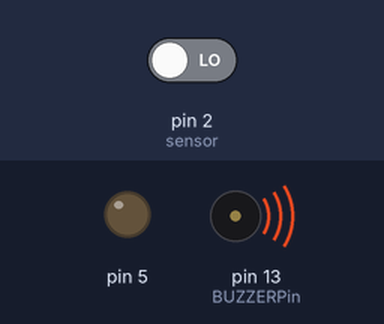
Recording of a sketch running on a simulated Arduino Uno, built with avr-gcc and run on an emulated ATmega328P. On the bench: output pins drawn as LEDs (lit = HIGH), buzzer (waves = sounding, pin HIGH). The inputs (shaded band) are chosen by the test bench; at power-on: pin 2 (sensor) LOW.

Above: at 1.2 s.
1.3 s: pin 2 (sensor) driven HIGH
At 3.0 s:
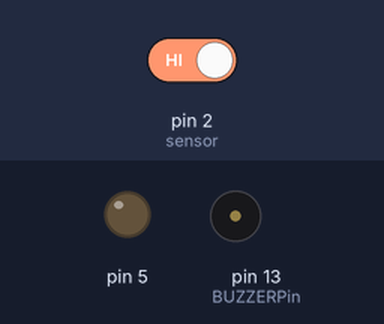
Timing chart, 0 to 9.6 s (numbered marks = the images above; inputs shaded):
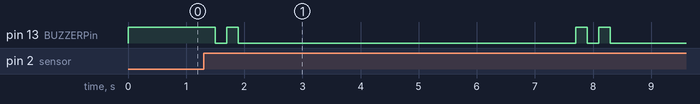

The sketch:

WETHERm.ino
```cpp
int BUZZERPin = 13;   // LED 连接到数字端口13
int sensor = 2;    //传感器连接到数字端口2
//红外热释电运动传感器发出高电平，则被触发
//发出低电平，则其处于休眠状态
int val = 0; //存储传感器输出的数字量
void setup() {
  // put your setup code here, to run once:

 pinMode(BUZZERPin, OUTPUT);      // sets the digital pin as output
  pinMode(sensor, INPUT);       // sets the digital pin as input
  digitalWrite(BUZZERPin,HIGH);    //初始化熄灭灯
  Serial.begin(9600);//设置串行通信的波特率

}
void open_phone()
{

  digitalWrite(BUZZERPin, HIGH);   // turn the LED on (HIGH is the voltage level)
  delay(200);              // wait for a second
  digitalWrite(BUZZERPin, LOW);    // turn the LED off by making the voltage LOW
  delay(200);
  digitalWrite(BUZZERPin, HIGH);   // turn the LED on (HIGH is the voltage level)
  delay(200);              // wait for a second
  digitalWrite(BUZZERPin, LOW);    // turn the LED off by making the voltage LOW
  delay(200);
pinMode(5, OUTPUT);
 digitalWrite(5, LOW);
 delay(500);
 pinMode(5, INPUT);
 delay(5000);
}
void loop() {
  // put your main code here, to run repeatedly:
  pinMode(5, INPUT);
val = digitalRead(sensor);   // read the input pin
  //如果红外热释电运动传感器被触发，将保持高电平一段时间
  if(HIGH == val)
  {
   // Serial.write(1);//向Processing发出传感器被触发标志
    digitalWrite(BUZZERPin,LOW);   // LED亮
    open_phone();
    delay(100);//延时，以使串行通讯不至于太忙
  }
  else
  {digitalWrite(BUZZERPin,HIGH);    // LED灭
  //Serial.write((byte)0);//向Processing发出传感器休眠标志
  delay(100);
  }
}
```

Measured:
- after the input at 1.3 s, pin 13 (BUZZERPin): goes LOW 0.20 s, HIGH 0.20 s, LOW 5.8 s, HIGH 0.20 s, LOW 0.20 s, HIGH 0.20 s, then LOW, starting after 0.20 s
